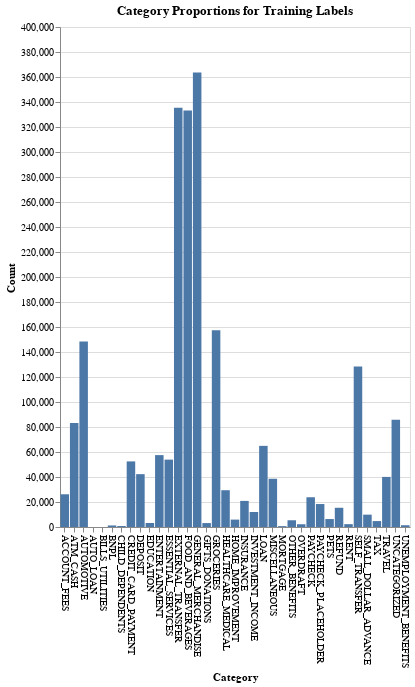

Here is the notebook cell this chart was saved with:
### Markdown cell above
## Checking bias between training and test set:

### Code cell
cat_train_count = y_train.value_counts().reset_index()

alt.Chart(cat_train_count).mark_bar().encode(
    alt.X('category', axis=alt.Axis(labelAngle=90, title="Category")),
    alt.Y('count', title='Count', stack=None),
).properties(
    width=350, 
    height=500,
    title="Category Proportions for Training Labels"
)

### Figure 1 — Vega-Lite specification as saved in the notebook (floating-point values rounded to 4 significant figures)
{"config": {"view": {"continuousWidth": 300, "continuousHeight": 300}}, "data": {"name": "data-658f6ac15c59b07f946f3a286f32a490"}, "mark": {"type": "bar"}, "encoding": {"x": {"axis": {"labelAngle": 90, "title": "Category"}, "field": "category", "type": "nominal"}, "y": {"field": "count", "stack": null, "title": "Count", "type": "quantitative"}}, "height": 500, "title": "Category Proportions for Training Labels", "width": 350, "$schema": "https://vega.github.io/schema/vega-lite/v5.16.3.json", "datasets": {"data-658f6ac15c59b07f946f3a286f32a490": [{"category": "GENERAL_MERCHANDISE", "count": 363555}, {"category": "EXTERNAL_TRANSFER", "count": 335424}, {"category": "FOOD_AND_BEVERAGES", "count": 333133}, {"category": "GROCERIES", "count": 157302}, {"category": "AUTOMOTIVE", "count": 148456}, {"category": "SELF_TRANSFER", "count": 128377}, {"category": "UNCATEGORIZED", "count": 85708}, {"category": "ATM_CASH", "count": 83217}, {"category": "LOAN", "count": 64913}, {"category": "ENTERTAINMENT", "count": 57505}, {"category": "ESSENTIAL_SERVICES", "count": 53896}, {"category": "CREDIT_CARD_PAYMENT", "count": 52477}, {"category": "DEPOSIT", "count": 42286}, {"category": "TRAVEL", "count": 40068}, {"category": "MISCELLANEOUS", "count": 38585}, {"category": "HEALTHCARE_MEDICAL", "count": 29427}, {"category": "ACCOUNT_FEES", "count": 26188}, {"category": "PAYCHECK", "count": 23798}, {"category": "INSURANCE", "count": 20877}, {"category": "PAYCHECK_PLACEHOLDER", "count": 18373}, {"category": "REFUND", "count": 15382}, {"category": "INVESTMENT_INCOME", "count": 11998}, {"category": "SMALL_DOLLAR_ADVANCE", "count": 9886}, {"category": "PETS", "count": 6366}, {"category": "HOME_IMPROVEMENT", "count": 5917}, {"category": "OTHER_BENEFITS", "count": 5395}, {"category": "TAX", "count": 4740}, {"category": "EDUCATION", "count": 3217}, {"category": "GIFTS_DONATIONS", "count": 3152}, {"category": "RENT", "count": 2276}, {"category": "OVERDRAFT", "count": 2200}, {"category": "UNEMPLOYMENT_BENEFITS", "count": 1413}, {"category": "BNPL", "count": 1237}, {"category": "CHILD_DEPENDENTS", "count": 776}, {"category": "MORTGAGE", "count": 695}, {"category": "BILLS_UTILITIES", "count": 23}, {"category": "AUTO_LOAN", "count": 1}]}}
